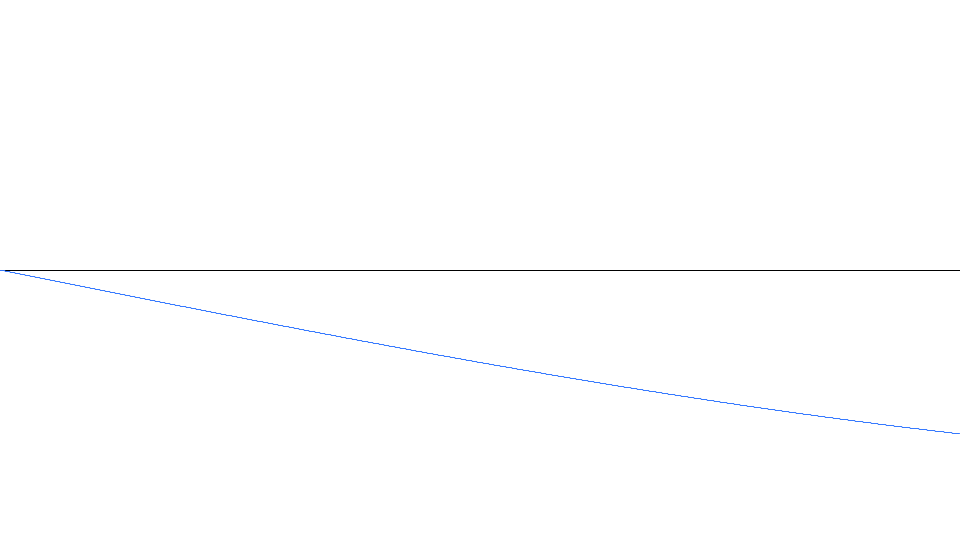
Frame 1 (no input)
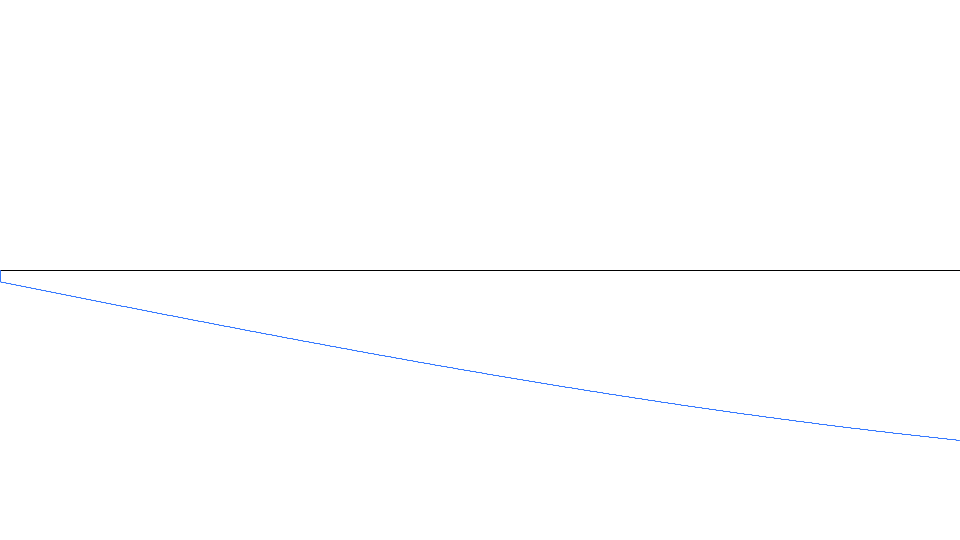
Frame 60 (the mouse pressed at the canvas centre just before this capture)
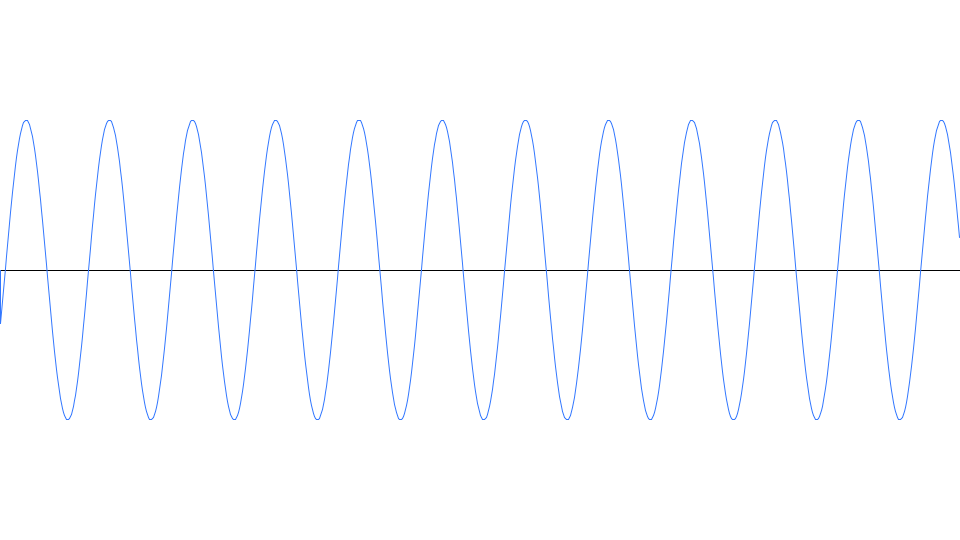
Frame 120 (the mouse held since frame 60 and released just before this capture)

The Processing sketch that drew these frames (run headless with seeded random() and noise(); from frame 60 on, the mouse is pressed at the canvas centre):

// Processing sketch: sketch_xxx_sin_cos
// ── sketch_xxx_sin_cos.pde
float freq;
float amp;

// setup関数 : 初回1度だけ実行される
void setup() {
  size(960, 540); // ウィンドウサイズを960px,540pxに
  colorMode(HSB, 360, 100, 100); // HSBの色指定に
}

// draw関数 : setup関数実行後繰り返し実行される
void draw() {
  background(0, 0, 100);
  translate(0, height/2);

  freq = map(mouseX, 0, 960, 0.001, 0.15);
  amp = map(mouseY, 0, height, 200, 100);
  stroke(0, 0, 0);
  line(0, 0, width, 0);
  float y = 0;
  float px = 0;
  float py = 0;
  stroke(220, 80, 100);
  for (float x = 0; x < width; x += 1) {
    y = sin((x+frameCount)*freq)*amp;
    line(x, y, px, py);
    px = x;
    py = y;
  }
}
